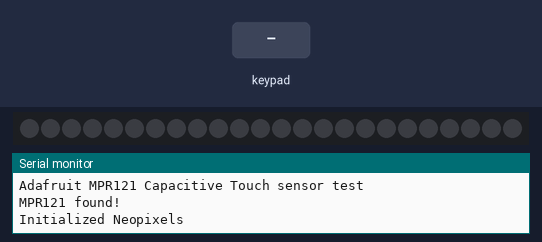
The sketch below on a simulated Arduino Uno, built with avr-gcc and run on an emulated ATmega328P. Parts: 24 RGB LEDs in strip order, left to right, the last lines printed to the serial monitor. The inputs (shaded band) are chosen by the test bench. Dim RGB values are drawn brighter than linear; random numbers use the default seed unless the sketch sets one.

Above: at 1.2 s.
1.3 s: key '0' pressed
At 2.5 s:
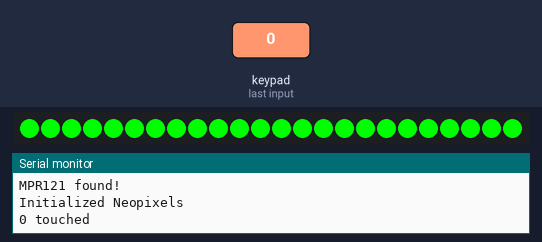
2.8 s: keypad keys 1 3 9 7 pressed 0.4 s apart
At 3.0 s:
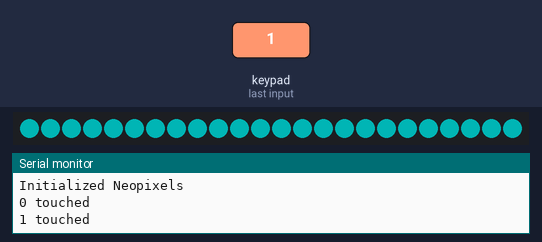
5.9 s: key '8' pressed
At 6.12 s:
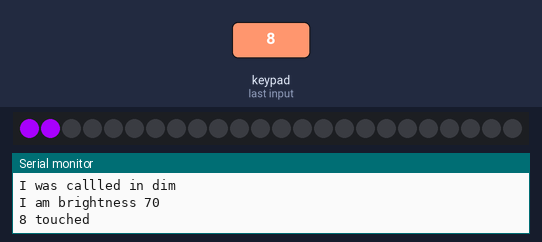
7.8 s: keypad keys 1 2 3 4 A pressed 0.4 s apart
At 8.4 s:
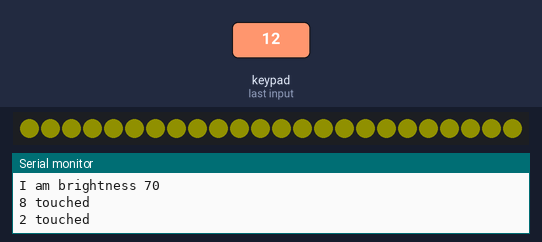
11.4 s: key 'B' pressed
At 11.93 s:
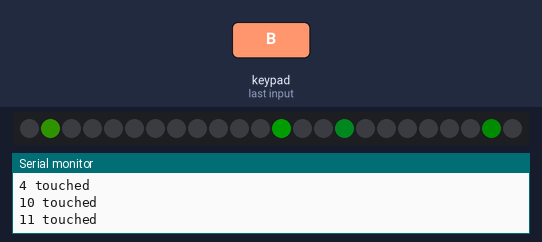
14.1 s: key '5' pressed
At 14.7 s:
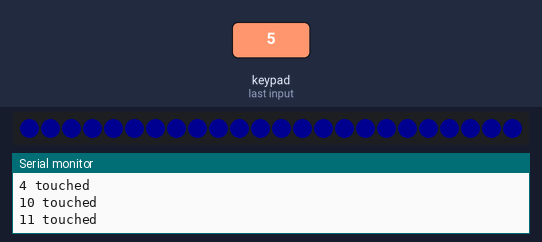
Timing chart, 0 to 16.6 s (numbered marks = the images above; inputs shaded):
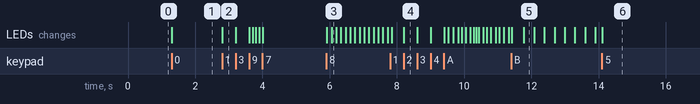

Measured:
- after the input at 1.3 s, the LEDs: change at once (image 1)
- after the input at 2.8 s, the LEDs: change at once (image 2)
- after the input at 5.9 s, the LEDs: first change at once (image 3 shows a later state)

The sketch:

Neopixel_Ring_Touch_Controlled.ino
```cpp
/*********************************************************
This code controls a Neopixel ring with the help of a
capacity sensor that acts as buttons for the different
effects and colors.
Code for the Paper, Ink & Electronics modul @ Bauhaus-
Universität Weimar.
Author: Nicola Libera
**********************************************************/

#include <Wire.h>
#include "Adafruit_MPR121.h"
#include <Adafruit_NeoPixel.h>
#ifdef __AVR__
 #include <avr/power.h> // Required for 16 MHz Adafruit Trinket
#endif

#ifndef _BV
#define _BV(bit) (1 << (bit))
#endif

// You can have up to 4 on one i2c bus but one is enough for testing!
Adafruit_MPR121 cap = Adafruit_MPR121();

// Keeps track of the last pins touched
// so we know when buttons are 'released'
uint16_t lasttouched = 0;
uint16_t currtouched = 0;

/*Define stuff for the Neopixel Ring*/
// Which pin on the Arduino is connected to the NeoPixels?
#define PIN 6 // On Trinket or Gemma, suggest changing this to 1

#define MAX_GLOWING_PIXELS 4
#define MIN_BRIGHTNESS 50

// Define number of NeoPixels that are attached to the Arduino
#define NUMPIXELS 24

// When setting up the NeoPixel library, we tell it how many pixels,
// and which pin to use to send signals.
Adafruit_NeoPixel pixels(NUMPIXELS, PIN, NEO_GRB + NEO_KHZ800);

uint32_t red = pixels.Color(255,0,0);
uint32_t green = pixels.Color(0,255,0);
uint32_t blue = pixels.Color(0,0,255);
uint32_t yellow = pixels.Color(255,255,0);
uint32_t white = pixels.Color(255,255,255);
uint32_t pink = pixels.Color(255,0,100);
uint32_t cyan = pixels.Color(0,255,255);
uint32_t orange = pixels.Color(230,80,0);

uint32_t fire_color = pixels.Color(80, 35, 00);
uint32_t off_color = pixels.Color(0, 0, 0);
uint32_t  colors[] = {red, green, blue, yellow, white, pink, cyan, orange};

// Variable that decides whether the pixelring should light up or not and the different colors
bool on = false;

int brightness = 0;
int uni_color_brightness = 255;
bool max_brightness = false;
bool run_fire_effect = true;
bool run_rainbow_fade_effect = true;
bool run_firefly_effect = true;
bool run_meteor_effect = true;
int tmp = 1;
uint32_t start_color = green;


void setup() {
  Serial.begin(9600);

  while (!Serial) { // needed to keep leonardo/micro from starting too fast!
    delay(10);
  }

  Serial.println("Adafruit MPR121 Capacitive Touch sensor test");

  // Default address is 0x5A, if tied to 3.3V its 0x5B
  // If tied to SDA its 0x5C and if SCL then 0x5D
  if (!cap.begin(0x5A)) {
    Serial.println("MPR121 not found, check wiring?");
    while (1);
  }
  Serial.println("MPR121 found!");

  // Stuff for Neopixel init
  #if defined(__AVR_ATtiny85__) && (F_CPU == 16000000)
  clock_prescale_set(clock_div_1);
  #endif
  // END of Trinket-specific code.

  pixels.begin(); // INITIALIZE NeoPixel strip object (REQUIRED)
  //pixels.setBrightness(brightness);
  pixels.show(); // Turn all the LEDs off
  Serial.println("Initialized Neopixels");

}

// Fire simulator
class NeoFire
{
  Adafruit_NeoPixel &pixels;
  public:

    NeoFire(Adafruit_NeoPixel&);
    void Draw();
    void Clear();
    void AddColor(uint8_t position, uint32_t color);
    void SubstractColor(uint8_t position, uint32_t color);
    uint32_t Blend(uint32_t color1, uint32_t color2);
    uint32_t Substract(uint32_t color1, uint32_t color2);
};


// Constructor
NeoFire::NeoFire(Adafruit_NeoPixel& n_pixels): pixels (n_pixels) {
}

// Set all colors
void NeoFire::Draw() {
  Clear();

  for(int i = 0; i < NUMPIXELS; i++) {
    AddColor(i, fire_color);
    int r = random(80);
    uint32_t diff_color = pixels.Color ( r, r/2, r/2);
    SubstractColor(i, diff_color);
  }

  pixels.show();
}


// Set color of LED
void NeoFire::AddColor(uint8_t position, uint32_t color) {
  uint32_t blended_color = Blend(pixels.getPixelColor(position), color);
  pixels.setPixelColor(position, blended_color);
}

// Set color of LED
void NeoFire::SubstractColor(uint8_t position, uint32_t color) {
  uint32_t blended_color = Substract(pixels.getPixelColor(position), color);
  pixels.setPixelColor(position, blended_color);
}

// Color blending
uint32_t NeoFire::Blend(uint32_t color1, uint32_t color2) {
  uint8_t r1,g1,b1;
  uint8_t r2,g2,b2;
  uint8_t r3,g3,b3;

  r1 = (uint8_t)(color1 >> 16),
  g1 = (uint8_t)(color1 >>  8),
  b1 = (uint8_t)(color1 >>  0);

  r2 = (uint8_t)(color2 >> 16),
  g2 = (uint8_t)(color2 >>  8),
  b2 = (uint8_t)(color2 >>  0);

  return pixels.Color(constrain(r1+r2, 0, 255), constrain(g1+g2, 0, 255), constrain(b1+b2, 0, 255));
}

// Color blending
uint32_t NeoFire::Substract(uint32_t color1, uint32_t color2) {
  uint8_t r1,g1,b1;
  uint8_t r2,g2,b2;
  uint8_t r3,g3,b3;
  int16_t r,g,b;

  r1 = (uint8_t)(color1 >> 16),
  g1 = (uint8_t)(color1 >>  8),
  b1 = (uint8_t)(color1 >>  0);

  r2 = (uint8_t)(color2 >> 16),
  g2 = (uint8_t)(color2 >>  8),
  b2 = (uint8_t)(color2 >>  0);

  r=(int16_t)r1-(int16_t)r2;
  g=(int16_t)g1-(int16_t)g2;
  b=(int16_t)b1-(int16_t)b2;
  if(r<0) r=0;
  if(g<0) g=0;
  if(b<0) b=0;

  return pixels.Color(r, g, b);
}

// Every LED to black
void NeoFire::Clear() {
  for(uint16_t i = 0; i < pixels.numPixels(); i++)
    pixels.setPixelColor(i, off_color);
}


/* Stuff for the Firefly effect */
class Firefly {
  private:
    float _brightness;
    float _fadeSpeed;
    float _hue;
    boolean _isGlowing;

  public:
    Firefly ();

    float hueCenter;
    float hueRange;
    float baseSpeed;
    boolean isGlowing();
    uint32_t getColor();

    void ignite();
    void animate();
};

Firefly::Firefly () {
  hueCenter = 1.0;
  hueRange = 0.2;
  baseSpeed = 0.02;
  _brightness = 0.0;
  _fadeSpeed = 0.0;
  _isGlowing = false;
}

void Firefly::ignite() {
  _hue = hueCenter + (random(100)-50)*0.01*hueRange;
  _fadeSpeed = baseSpeed*(random(100)*0.01 + 0.5);
  _isGlowing = true;
}

boolean Firefly::isGlowing() {
  return _isGlowing;
}

void Firefly::animate() {
  if(!_isGlowing) {
    return;
  }

  _brightness += _fadeSpeed;

  if(_brightness > 1.0) {
    _brightness = 1.0;
    _fadeSpeed *= -0.3;
  } else if(_brightness < 0.0) {
    _brightness = 0.0;
    _fadeSpeed = 0.0;
    _isGlowing = false;
  }
}

uint32_t Firefly::getColor() {
  uint8_t w = 255*_hue;
  if(w < 85) {
    return Adafruit_NeoPixel::Color(w*3*_brightness, (255-w*3)*_brightness, 0);
  } else if(w < 170) {
    w -= 85;
    return Adafruit_NeoPixel::Color((255-w*3)*_brightness, 0, w*3*_brightness);
  } else {
    w -= 170;
    return Adafruit_NeoPixel::Color(0, w*3*_brightness, (255-w*3)*_brightness);
  }
}


void fadeToBlack(int ledNo, byte fadeValue) {
  uint32_t oldColor;
  uint8_t r, g, b;
  int value;

  oldColor = pixels.getPixelColor(ledNo);
  r = (oldColor & 0x00ff0000UL) >> 16;
  g = (oldColor & 0x0000ff00UL) >> 8;
  b = (oldColor & 0x000000ffUL);

  r = (r <= 10) ? 0 : (int) r - (r * fadeValue / 250);
  g = (g <= 10) ? 0 : (int) g - (g * fadeValue / 250);
  b = (b <= 10) ? 0 : (int) b - (b * fadeValue / 250);

  pixels.setPixelColor(ledNo, r, g, b);
}


void setPixel(int Pixel, byte red, byte green, byte blue) {
  pixels.setPixelColor(Pixel, pixels.Color(red, green, blue));
}

void setAll(byte red, byte green, byte blue) {
  for (int i = 0; i < NUMPIXELS; i++) {
    setPixel(i, red, green, blue);
  }
  pixels.show();
}


void power(uint16_t currtouched, uint16_t lasttouched, uint8_t i) {
      if ((currtouched & _BV(i)) && !(lasttouched & _BV(i)) && (i == 0)) {
      //Serial.print("I was touched "); Serial.print(on); Serial.println(i);
      if (on == false) {
          on = true;
          for (int i = 0; i < NUMPIXELS; i ++) {
            pixels.setPixelColor(i, start_color);
          }
          pixels.show();
          pixels.setBrightness(255);
      } else {
        on = false;
        pixels.clear();
        pixels.show();
      }
    }
}

uint32_t AdjustBrightness(uint32_t color, uint16_t brightness) {  // 32-bit packet color value
                                                                   // & 10-bit brightness value
  uint32_t outcolor = 0;
  uint8_t i = 3;
  while ( i > 0) {
    i--;                                         // decremet straight away, we want i in range 2 - 0
    uint32_t col = (color >> ( i * 8)) & 0xFF;  // extract the R, G or B part.
    col = col * brightness / 1024;             // do the brightness calculation
    outcolor = (outcolor << 8) | col;         // add the new value to ooutcolor (and shift the previous values)
  }
  return outcolor;
}

void dimLEDs() {
    if (on) {
      Serial.println("I was callled in dim");
    uni_color_brightness = (uni_color_brightness + 5) % 256;

    if ((uni_color_brightness) < MIN_BRIGHTNESS) {
        uni_color_brightness = MIN_BRIGHTNESS;
    }
    Serial.print("I am brightness "); Serial.println(uni_color_brightness);
    for (int i = 0; i < NUMPIXELS; i++) {
      pixels.setPixelColor(i, AdjustBrightness(start_color, uni_color_brightness));
    }
    pixels.show();
  }
}


void selectColor(uint32_t col) {
  if (on) {
    col = AdjustBrightness(col, uni_color_brightness);
    for (int i = 0; i < NUMPIXELS; i ++) {
      start_color = col;
      pixels.setPixelColor(i, start_color);
    }
    pixels.show();
  }
}

void uniColor(uint16_t currtouched, uint16_t lasttouched, uint8_t i) {
      if ((currtouched & _BV(i)) && !(lasttouched & _BV(i)) && (i == 1)) {
        selectColor(cyan);
    }

    if ((currtouched & _BV(i)) && !(lasttouched & _BV(i)) && (i == 2)) {
       selectColor(yellow);
    }

    if ((currtouched & _BV(i)) && !(lasttouched & _BV(i)) && (i == 3)) {
       selectColor(pink);
    }

    if ((currtouched & _BV(i)) && !(lasttouched & _BV(i)) && (i == 4)) {
       selectColor(red);
    }

    if ((currtouched & _BV(i)) && !(lasttouched & _BV(i)) && (i == 5)) {
      selectColor(blue);
    }

    if ((currtouched & _BV(i)) && !(lasttouched & _BV(i)) && (i == 6)) {
        selectColor(green);
    }

    if ((currtouched & _BV(i)) && !(lasttouched & _BV(i)) && (i == 7)) {
        dimLEDs();
    }
}


// Initialize the classes for the effects
Firefly flies[NUMPIXELS];
NeoFire fire(pixels);


void loop() {
  currtouched = cap.touched();

  for (uint8_t i=0; i<12; i++) {
    // it if *is* touched and *wasnt* touched before, alert!
    if ((currtouched & _BV(i)) && !(lasttouched & _BV(i)) ) {
      Serial.print(i); Serial.println(" touched");
    }

    power(currtouched, lasttouched, i);
    uniColor(currtouched, lasttouched, i);


      if ((currtouched & _BV(i)) && !(lasttouched & _BV(i)) && (i == 8)) {
      pixels.setBrightness(250);
        while (run_meteor_effect && on) {
          if (tmp != 0) {
            //meteorRain(0xaa, 0x00, 0xff, 1, 160, true, 120);
              for (int k = 0; k < NUMPIXELS; k++) {

                // fade brightness all LEDs one step
                for (int p = 0; p < NUMPIXELS; p++) {
                  if ((!true) || (random(10) > 5)) {
                    fadeToBlack(p, 160);
                  }

                  currtouched = cap.touched();
                  for (uint8_t j = 0; j < 12; j++){
                    if ((currtouched & _BV(j)) && !(lasttouched & _BV(j)) && (i != j)) {
                      run_meteor_effect = false;
                      tmp = 0;
                      if (j == 0) {
                        power(currtouched, lasttouched, j);
                      } else {
                          uniColor(currtouched, lasttouched, j);
                      }
                    }
                  }
                }

                if (tmp != 0) {
                  // draw meteor
                  for (int p = 0; p < 1; p++) {
                    if ((k - p < NUMPIXELS) && (k - p >= 0)) {
                      setPixel(k - p, 0xaa, 0x00, 0xff);
                    }
                  }

                  pixels.show();
                  delay(120);
                }
              }
          }
        }
        run_meteor_effect = true;
        tmp = 1;
    }


    if ((currtouched & _BV(i)) && !(lasttouched & _BV(i)) && (i == 9)) {

        while (run_rainbow_fade_effect && on) {
          if (tmp != 0) {
                for (int j = 0; j < (sizeof(colors)/sizeof(colors[0])); j++) {
                    for (int h = 0; h < 102; h++) {
                      currtouched = cap.touched();
                      for (uint8_t s = 0; s < 12; s++){
                        if ((currtouched & _BV(s)) && !(lasttouched & _BV(s)) && (i != s)) {
                          run_rainbow_fade_effect = false;
                          tmp = 0;
                          if (s == 0) {
                            power(currtouched, lasttouched, s);
                          } else {
                                uniColor(currtouched,lasttouched, s);
                            }
                        }
                      }
                      if (tmp != 0) {
                      for (int s = 0; s < NUMPIXELS; s++) {
                        pixels.setPixelColor(s, colors[j]);
                      }


                      if (max_brightness == false) {
                        if (brightness != 255) {
                          brightness = brightness + 5;
                        }
                        if (brightness == 255) {
                          max_brightness = true;

                        }
                      } else {
                        if (brightness != 0) {
                          brightness = brightness - 5;
                        }
                        if (brightness == 0) {
                          max_brightness = false;
                        }
                      }
                      pixels.show();
                      pixels.setBrightness(brightness);
                      delay(100);
                    }
                    }
                  }
          }
        }
        run_rainbow_fade_effect = true;
        tmp = 1;
        brightness = 0;
    }

    if ((currtouched & _BV(i)) && !(lasttouched & _BV(i)) && (i == 10)) {

        while (run_fire_effect && on) {
            currtouched = cap.touched();
            for (uint8_t j = 0; j < 12; j++){
              if ((currtouched & _BV(j)) && !(lasttouched & _BV(j)) && (i != j)) {
                run_fire_effect = false;
                tmp = 0;
                if (j == 0) {
                  power(currtouched, lasttouched, j);
                } else {
                    uniColor(currtouched, lasttouched, j);
                }
              }
            }
          if (tmp != 0) {
            fire.Draw();
            delay(random(50,150));
          }
        }
        run_fire_effect = true;
        tmp = 1;
    }

    if ((currtouched & _BV(i)) && !(lasttouched & _BV(i)) && (i == 11)) {

        while (run_firefly_effect && on) {
            currtouched = cap.touched();
            for (uint8_t j = 0; j < 12; j++){
              if ((currtouched & _BV(j)) && !(lasttouched & _BV(j)) && (i != j)) {
                run_firefly_effect = false;
                tmp = 0;
                 if (j == 0) {
                  power(currtouched, lasttouched, j);
                } else {
                    uniColor(currtouched, lasttouched, j);
                }
              }
            }
            if (tmp != 0) {
              int glowingPixelCount = 0;
              // do we have enough lit pixels?
              for(int i = 0; i < NUMPIXELS; i++) {
                if(flies[i].isGlowing()) {
                  glowingPixelCount++;
                }
              }

              for(int i = 0; i < NUMPIXELS; i++) {
                if(!flies[i].isGlowing() && glowingPixelCount < MAX_GLOWING_PIXELS && random(100) < 5) {
                  flies[i].ignite();
                  glowingPixelCount++;
                }
                flies[i].animate();
                pixels.setPixelColor(i, flies[i].getColor());
              }
              pixels.show();
              delay(30);
          }
        }
        run_firefly_effect = true;
        tmp = 1;
    }
  }


  // reset our state
  lasttouched = currtouched;

  // comment out this line for detailed data from the sensor!
  return;

  // put a delay so it isn't overwhelming
  delay(100);
}
```
